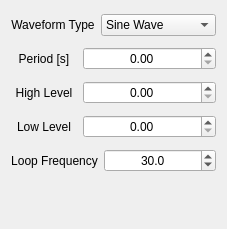
                   <widget class="QWidget" name="scrollAreaWidgetContents_3">
                    <property name="geometry">
                     <rect>
                      <x>0</x>
                      <y>0</y>
                      <width>182</width>
                      <height>229</height>
                     </rect>
                    </property>
                    <layout class="QVBoxLayout" name="verticalLayout_17">
                     <item>
                      <layout class="QHBoxLayout" name="horizontalLayout_23" stretch="1,2">
                       <item>
                        <widget class="QLabel" name="label_23">
                         <property name="minimumSize">
                          <size>
                           <width>0</width>
                           <height>28</height>
                          </size>
                         </property>
                         <property name="text">
                          <string>Waveform Type</string>
                         </property>
                         <property name="alignment">
                          <set>Qt::AlignCenter</set>
                         </property>
                         <property name="margin">
                          <number>6</number>
                         </property>
                        </widget>
                       </item>
                       <item>
                        <widget class="QComboBox" name="comboWaveGenType">
                         <item>
                          <property name="text">
                           <string>Sine Wave</string>
                          </property>
                         </item>
                         <item>
                          <property name="text">
                           <string>Square Wave</string>
                          </property>
                         </item>
                         <item>
                          <property name="text">
                           <string>Triangle Wave</string>
                          </property>
                         </item>
                         <item>
                          <property name="text">
                           <string>Sawtooth Wave</string>
                          </property>
                         </item>
                         <item>
                          <property name="text">
                           <string>Noise</string>
                          </property>
                         </item>
                        </widget>
                       </item>
                      </layout>
                     </item>
                     <item>
                      <layout class="QHBoxLayout" name="horizontalLayout_22" stretch="1,2">
                       <item>
                        <widget class="QLabel" name="label_22">
                         <property name="minimumSize">
                          <size>
                           <width>0</width>
                           <height>28</height>
                          </size>
                         </property>
                         <property name="text">
                          <string>Period [s]</string>
                         </property>
                         <property name="alignment">
                          <set>Qt::AlignCenter</set>
                         </property>
                         <property name="margin">
                          <number>6</number>
                         </property>
                        </widget>
                       </item>
                       <item>
                        <widget class="QDoubleSpinBox" name="spinBoxWaveGenPeriod">
                         <property name="alignment">
                          <set>Qt::AlignCenter</set>
                         </property>
                         <property name="decimals">
                          <number>2</number>
                         </property>
                         <property name="minimum">
                          <double>0.000000000000000</double>
                         </property>
                         <property name="maximum">
                          <double>100.000000000000000</double>
                         </property>
                         <property name="singleStep">
                          <double>0.100000000000000</double>
                         </property>
                         <property name="stepType">
                          <enum>QAbstractSpinBox::AdaptiveDecimalStepType</enum>
                         </property>
                        </widget>
                       </item>
                      </layout>
                     </item>
                     <item>
                      <layout class="QHBoxLayout" name="horizontalLayout_25" stretch="1,2">
                       <item>
                        <widget class="QLabel" name="label_25">
                         <property name="minimumSize">
                          <size>
                           <width>0</width>
                           <height>28</height>
                          </size>
                         </property>
                         <property name="text">
                          <string>High Level</string>
                         </property>
                         <property name="alignment">
                          <set>Qt::AlignCenter</set>
                         </property>
                         <property name="margin">
                          <number>6</number>
                         </property>
                        </widget>
                       </item>
                       <item>
                        <widget class="QDoubleSpinBox" name="spinBoxWaveGenHigh">
                         <property name="alignment">
                          <set>Qt::AlignCenter</set>
                         </property>
                         <property name="decimals">
                          <number>2</number>
                         </property>
                         <property name="minimum">
                          <double>0.000000000000000</double>
                         </property>
                         <property name="maximum">
                          <double>100.000000000000000</double>
                         </property>
                         <property name="singleStep">
                          <double>0.100000000000000</double>
                         </property>
                         <property name="stepType">
                          <enum>QAbstractSpinBox::AdaptiveDecimalStepType</enum>
                         </property>
                        </widget>
                       </item>
                      </layout>
                     </item>
                     <item>
                      <layout class="QHBoxLayout" name="horizontalLayout_24" stretch="1,2">
                       <item>
                        <widget class="QLabel" name="label_24">
                         <property name="minimumSize">
                          <size>
                           <width>0</width>
                           <height>28</height>
                          </size>
                         </property>
                         <property name="text">
                          <string>Low Level</string>
                         </property>
                         <property name="alignment">
                          <set>Qt::AlignCenter</set>
                         </property>
                         <property name="margin">
                          <number>6</number>
                         </property>
                        </widget>
                       </item>
                       <item>
                        <widget class="QDoubleSpinBox" name="spinBoxWaveGenLow">
                         <property name="alignment">
                          <set>Qt::AlignCenter</set>
                         </property>
                         <property name="decimals">
                          <number>2</number>
                         </property>
                         <property name="minimum">
                          <double>0.000000000000000</double>
                         </property>
                         <property name="maximum">
                          <double>100.000000000000000</double>
                         </property>
                         <property name="singleStep">
                          <double>0.100000000000000</double>
                         </property>
                         <property name="stepType">
                          <enum>QAbstractSpinBox::AdaptiveDecimalStepType</enum>
                         </property>
                        </widget>
                       </item>
                      </layout>
                     </item>
                     <item>
                      <layout class="QHBoxLayout" name="horizontalLayout_20" stretch="1,2">
                       <item>
                        <widget class="QLabel" name="label_20">
                         <property name="minimumSize">
                          <size>
                           <width>0</width>
                           <height>28</height>
                          </size>
                         </property>
                         <property name="text">
                          <string>Loop Frequency</string>
                         </property>
                         <property name="alignment">
                          <set>Qt::AlignCenter</set>
                         </property>
                         <property name="margin">
                          <number>6</number>
                         </property>
                        </widget>
                       </item>
                       <item>
                        <widget class="QDoubleSpinBox" name="spinBoxWaveGenLoopFreq">
                         <property name="alignment">
                          <set>Qt::AlignCenter</set>
                         </property>
                         <property name="decimals">
                          <number>1</number>
                         </property>
                         <property name="minimum">
                          <double>0.000000000000000</double>
                         </property>
                         <property name="maximum">
                          <double>100.000000000000000</double>
                         </property>
                         <property name="singleStep">
                          <double>0.100000000000000</double>
                         </property>
                         <property name="stepType">
                          <enum>QAbstractSpinBox::AdaptiveDecimalStepType</enum>
                         </property>
                         <property name="value">
                          <double>30.000000000000000</double>
                         </property>
                        </widget>
                       </item>
                      </layout>
                     </item>
                     <item>
                      <spacer name="verticalSpacer_3">
                       <property name="orientation">
                        <enum>Qt::Vertical</enum>
                       </property>
                       <property name="sizeHint" stdset="0">
                        <size>
                         <width>20</width>
                         <height>36</height>
                        </size>
                       </property>
                      </spacer>
                     </item>
                    </layout>
                   </widget>
